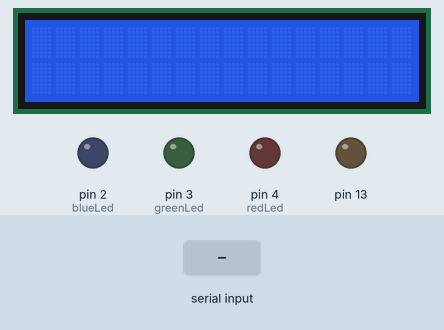
Simulated run of this sketch. Board: Arduino Uno, built with avr-gcc and run on an emulated ATmega328P. Shown: 16×2 character LCD, output pins drawn as LEDs (lit = HIGH). The test bench sets the inputs (shaded band). What the sketch prints to the serial monitor is not drawn.

Above: at 1.0 s.
1.1 s: "90,45,200\n" received over Serial
At 2.1 s:
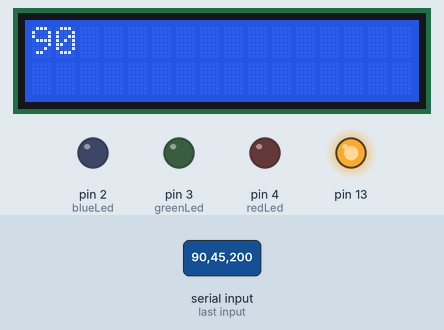
Timing chart, 0 to 4.1 s (numbered marks = the images above; inputs shaded):
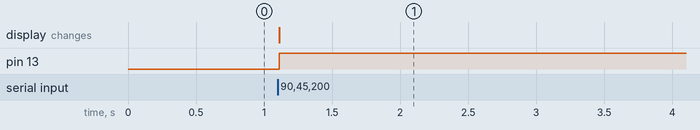

The sketch:

LCD_DEM_INPUT.ino
```cpp
#include <LiquidCrystal.h>

int rs = 12;
int e = 11;
int d4 = 10;
int d5 = 9;
int d6 = 8;
int d7 = 7;

LiquidCrystal lcd(rs,e,d4,d5,d6,d7);

int redLed=4;
int greenLed=3;
int blueLed=2;

String msgR="R?";
String msgG="G?";
String msgB="B?";
int R;
int G;
int B;

void setup() {
  // put your setup code here, to run once:
pinMode(13,OUTPUT);
Serial.begin(9600);
pinMode(redLed,OUTPUT);
pinMode(greenLed,OUTPUT);
pinMode(blueLed,OUTPUT);
lcd.begin(16,2);

Serial.println(msgR);
while (Serial.available()==0){}
R=Serial.parseInt();

Serial.println(msgG);
while (Serial.available()==1){}
G=Serial.parseInt();

Serial.println(msgB);
while (Serial.available()==1){}
B=Serial.parseInt();

lcd.print(R);
}

void loop() {
  // put your main code here, to run repeatedly:
digitalWrite(13,HIGH);
}
```

Measured:
- after the input at 1.1 s, pin 13: LOW → HIGH at once; the display: changes at once (image 1)
